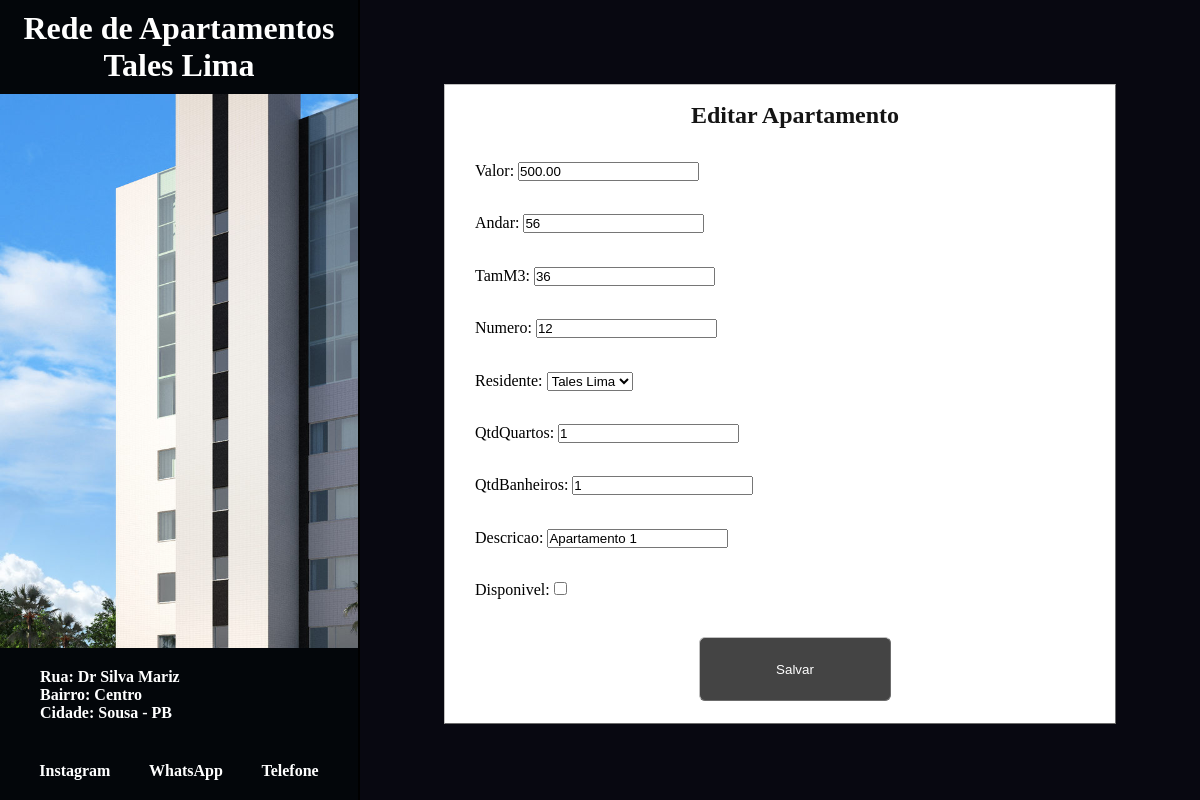
The page /update/3/ on the database its author committed.
### main/models.py (models this page shows, shortened)
class Apartamento(models.Model):
    id = models.AutoField(primary_key=True)
    valor = models.DecimalField(max_digits = 10,decimal_places = 2)
    qtdQuartos = models.IntegerField
    tamM3 = models.IntegerField()
    andar = models.IntegerField()
    numero = models.IntegerField()
    residente = models.ForeignKey(Inquilino, on_delete = models.CASCADE, null=True, blank=True)
    qtdQuartos = models.IntegerField()
    qtdBanheiros = models.IntegerField()
    descricao = models.CharField(max_length=255)
    disponivel = models.BooleanField(default=True)

### main/views.py (the view)
# urls.py: path('update/<int:pk>/', update, name='url_update'),
def update(request, pk):
    apartamento = Apartamento.objects.get(pk=pk)
    form = ApartamentoForm(request.POST or None, instance=apartamento)
    if form.is_valid():
        form.save()
        return redirect('url_HomeFunc')
    return render(request, 'form.html', {'form': form})

### main/form.py
class ApartamentoForm(ModelForm):
    class Meta:
        model = Apartamento
        fields = ['valor', 'andar', 'tamM3', 'numero', 'residente', 'qtdQuartos', 'qtdBanheiros', 'descricao', 'disponivel']

### main/models.py (called while the page is built)
    def __str__(self):
        return self.nome

### main/templates/form.html (shortened to what this page needs)
<!DOCTYPE html>
<html lang="en">
<head>
    <link rel="stylesheet" href="/static/css/form.css">
    <link rel="stylesheet" href="/static/css/inicio.css">
</head>
<body>
    <header>
        <h1 class="header-title">Rede de Apartamentos  Tales Lima</h1>
        <footer>
            <section class="endereco" >
                <a href="" class="link">Rua: Dr Silva Mariz</a>
                <a href="" class="link">Bairro: Centro</a>
                <a href="" class="link">Cidade: Sousa - PB</a>
            </section>
            <section class="contato" >
                <a href="" class="link">Instagram</a>
                <a href="" class="link">WhatsApp</a>
                <a href="" class="link">Telefone</a>
            </section>
        </footer>
    </header>
    <main>
        <section id="main-container">
            <form method="post" >
                <h2>Editar Apartamento</h2>
                {{form.as_p}}
                <button class="bnt" type="submit">Salvar</button>
            </form>
        </section>
    </main>
</body>
</html>

### main/static/css/form.css (style rules this page uses)
form { display: flex; align-items: flex-start; padding-left: 30px; justify-content: space-around; flex-direction: column; width: 80%; height: 80%; margin: 10% auto; background: white; border: 1px outset silver; }
h2 { color: rgb(20, 20, 20); align-self: center; }
.bnt { align-self: center; padding: 15px; }

### main/static/css/inicio.css (style rules this page uses)
* { margin: 0; padding: 0; box-sizing: border-box; }
html { height: 100vh; width: 100vw; }
body { height: 100%; width: 100%; display: flex; justify-content: space-between; }
header { height: 100%; width: 30%; background: url('/static/img/predio.jpg'); background-size: cover; text-align: center; border-right: 2px outset rgb(31, 30, 30); position: relative; }
.header-title { position: absolute; width: 100%; text-align: center; padding: 10px; color: white; background: rgb(3, 6, 10); }
.contato { width: 100%; color: white; padding: 20px; background: rgb(3, 6, 10); display: flex; justify-content: space-around; }
.endereco { width: 100%; color: white; padding: 20px; background: rgb(3, 6, 10); display: flex; flex-direction: column; justify-content: space-around; align-items: flex-start; padding-left: 40px; }
.link { text-decoration: none; color: white; font-weight: bolder; }
footer { position: absolute; bottom: 0; width: 100%; display: flex; flex-direction: column; align-items: center; justify-content: center; }
main { height: 100%; width: 70%; background: rgb(248, 248, 248); background: rgb(8, 8, 17); color: black; font-family: Cambria, Cochin, Georgia, Times, 'Times New Roman', serif; }
#main-container { width: 100%; height: 100%; overflow-x: hidden; overflow-y: scroll; display: inline-block; }
.bnt { height: 10%; width: 30%; text-decoration: none; background: #444; border-radius: 6px; border: 1px outset silver; color: white; text-align: center; margin: 5px; }

### rows shown on the page
Apartamento: valor "500.00", andar "56", tamM3 "36", numero "12", residente "Tales Lima", qtdQuartos "1", qtdBanheiros "1", descricao "Apartamento 1"
